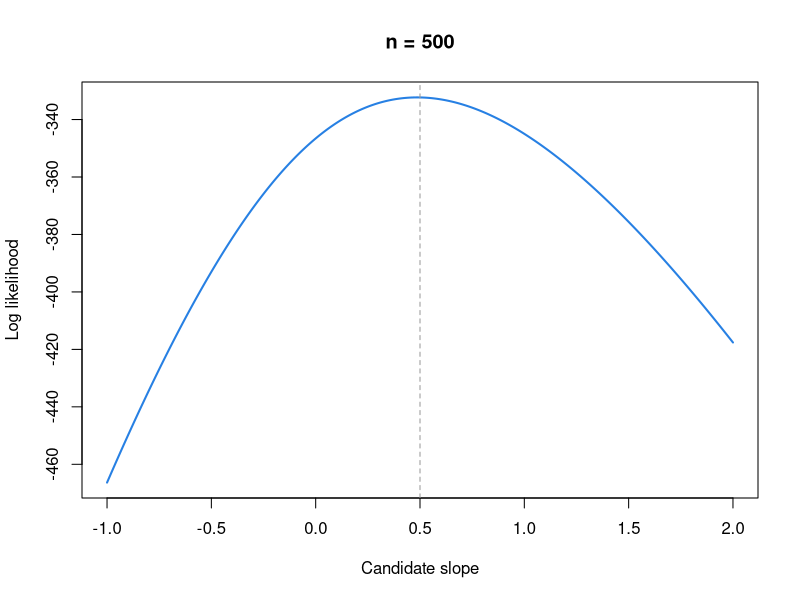

This figure's R source:
# Simulate data from a logistic regression, trace the log likelihood over the
# slope, and check that optim() and glm() find the same maximum. Base R only.
# Adapted from ben-domingue/252: c1/likelihood.R and ps1/ll_logreg.R.
set.seed(252)
n  <- 500    # number of observations (try 50, then 5000)
b0 <- 0      # true intercept
b1 <- 0.5    # true slope

x <- rnorm(n)
y <- rbinom(n, 1, plogis(b0 + b1 * x))

loglik <- function(b, x, y) {
  p <- plogis(b[1] + b[2] * x)
  sum(y * log(p) + (1 - y) * log(1 - p))
}

# The log likelihood over a grid of slopes (intercept fixed at its true value,
# so the surface is a curve we can draw).
grid <- seq(-1, 2, length.out = 301)
ll <- sapply(grid, function(s) loglik(c(b0, s), x, y))
plot(grid, ll, type = "l", lwd = 2, col = "#2780e3",
     xlab = "Candidate slope", ylab = "Log likelihood", main = paste("n =", n))
abline(v = b1, lty = 2, col = "#999")

# Two routes to the maximum likelihood estimate.
opt <- optim(c(0, 0), function(b) -loglik(b, x, y))
fit <- glm(y ~ x, family = binomial)
round(rbind(optim = opt$par, glm = coef(fit), truth = c(b0, b1)), 3)
cat("glm standard error of the slope:", round(summary(fit)$coefficients[2, 2], 3), "\n")
